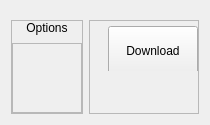
            <widget class="QWidget" name="stats_page">
             <property name="sizePolicy">
              <sizepolicy hsizetype="Expanding" vsizetype="Expanding">
               <horstretch>0</horstretch>
               <verstretch>0</verstretch>
              </sizepolicy>
             </property>
             <layout class="QHBoxLayout" name="horizontalLayout_32" stretch="6">
              <item>
               <widget class="QWidget" name="widget_40" native="true">
                <layout class="QHBoxLayout" name="horizontalLayout_33" stretch="2,6">
                 <property name="leftMargin">
                  <number>0</number>
                 </property>
                 <property name="rightMargin">
                  <number>0</number>
                 </property>
                 <property name="bottomMargin">
                  <number>0</number>
                 </property>
                 <item>
                  <widget class="QFrame" name="frame">
                   <property name="frameShape">
                    <enum>QFrame::Shape::StyledPanel</enum>
                   </property>
                   <property name="frameShadow">
                    <enum>QFrame::Shadow::Raised</enum>
                   </property>
                   <layout class="QVBoxLayout" name="verticalLayout_29">
                    <property name="spacing">
                     <number>8</number>
                    </property>
                    <property name="leftMargin">
                     <number>0</number>
                    </property>
                    <property name="topMargin">
                     <number>0</number>
                    </property>
                    <property name="rightMargin">
                     <number>0</number>
                    </property>
                    <property name="bottomMargin">
                     <number>0</number>
                    </property>
                    <item>
                     <widget class="QLabel" name="graphs_label">
                      <property name="text">
                       <string>Options</string>
                      </property>
                      <property name="alignment">
                       <set>Qt::AlignmentFlag::AlignCenter</set>
                      </property>
                     </widget>
                    </item>
                    <item>
                     <widget class="QScrollArea" name="scrollArea">
                      <property name="widgetResizable">
                       <bool>true</bool>
                      </property>
                      <widget class="QWidget" name="scrollAreaWidgetContents">
                       <property name="geometry">
                        <rect>
                         <x>0</x>
                         <y>0</y>
                         <width>98</width>
                         <height>28</height>
                        </rect>
                       </property>
                       <layout class="QVBoxLayout" name="verticalLayout_34"/>
                      </widget>
                     </widget>
                    </item>
                   </layout>
                  </widget>
                 </item>
                 <item>
                  <widget class="QFrame" name="frame_2">
                   <property name="frameShape">
                    <enum>QFrame::Shape::StyledPanel</enum>
                   </property>
                   <property name="frameShadow">
                    <enum>QFrame::Shadow::Raised</enum>
                   </property>
                   <layout class="QVBoxLayout" name="verticalLayout_30" stretch="0,1">
                    <property name="spacing">
                     <number>0</number>
                    </property>
                    <property name="leftMargin">
                     <number>0</number>
                    </property>
                    <property name="topMargin">
                     <number>0</number>
                    </property>
                    <property name="rightMargin">
                     <number>0</number>
                    </property>
                    <property name="bottomMargin">
                     <number>0</number>
                    </property>
                    <item>
                     <widget class="QWidget" name="widget_41" native="true">
                      <layout class="QHBoxLayout" name="horizontalLayout_34" stretch="0,0">
                       <property name="spacing">
                        <number>0</number>
                       </property>
                       <property name="leftMargin">
                        <number>0</number>
                       </property>
                       <property name="topMargin">
                        <number>0</number>
                       </property>
                       <property name="rightMargin">
                        <number>0</number>
                       </property>
                       <property name="bottomMargin">
                        <number>0</number>
                       </property>
                       <item>
                        <widget class="QWidget" name="filters_widget" native="true">
                         <layout class="QHBoxLayout" name="horizontalLayout_35"/>
                        </widget>
                       </item>
                       <item>
                        <widget class="QPushButton" name="download_chart_button">
                         <property name="sizePolicy">
                          <sizepolicy hsizetype="Preferred" vsizetype="Fixed">
                           <horstretch>0</horstretch>
                           <verstretch>0</verstretch>
                          </sizepolicy>
                         </property>
                         <property name="minimumSize">
                          <size>
                           <width>90</width>
                           <height>50</height>
                          </size>
                         </property>
                         <property name="maximumSize">
                          <size>
                           <width>90</width>
                           <height>40</height>
                          </size>
                         </property>
                         <property name="text">
                          <string>Download</string>
                         </property>
                        </widget>
                       </item>
                      </layout>
                     </widget>
                    </item>
                    <item>
                     <widget class="QWidget" name="charts_widget" native="true">
                      <layout class="QVBoxLayout" name="verticalLayout_35"/>
                     </widget>
                    </item>
                   </layout>
                  </widget>
                 </item>
                </layout>
               </widget>
              </item>
             </layout>
            </widget>
